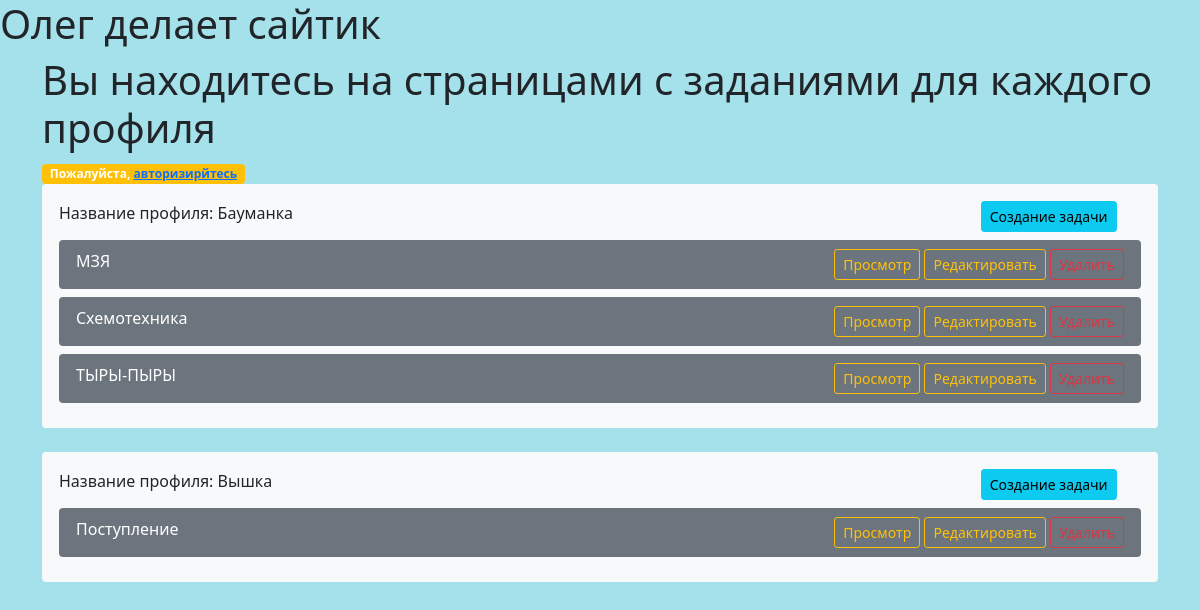
/tasks/, run on the app's committed database.
### tasks/models.py (models this page shows, shortened)
class Profile(models.Model):
    title = models.CharField(max_length=100)
    phone = models.CharField(max_length=20)
    email = models.EmailField(null=True, blank=True)
    address = models.TextField(null=True, blank=True)
    class Meta:
        verbose_name = 'Профиль компании'
        verbose_name_plural = 'Профили компаний'

class Task(models.Model):
    status_varient = [('New','Новая'),('In_work','В работе'),('Done','Завершена')]
    title = models.CharField(max_length=100)
    description = models.TextField(null=True, blank=True,)
    created_at = models.DateTimeField(auto_now_add=True)
    profile = models.ForeignKey(Profile, related_name='tasks', on_delete=models.CASCADE)
    status = models.CharField(max_length=20, choices=status_varient, default='Новая',)

### tasks/views.py (the view)
# urls.py: path('', control.index, name='index'),
def index(request):
    profiles = Profile.objects.all()
    context = {
        'title': 'Tasks Page',
        'message': 'Вы находитесь на страницами с заданиями для каждого профиля',
        'profiles': profiles,
        'page': 'main',
    }
    return render(request, 'tasks/index.html', context)

### tasks/templates/tasks/index.html
{% extends "tasks/base.html" %}
{% block content %}
<body>
  <div class="container">
    <h1>
      {{ message }}
    </h1>
    {% if request.user.is_superuser %}
      <span class="badge bg-secondary">Пользователь админ</span>
      <a href="/admin/" class="btn btn-sm btn-primary" target="_blank">Перейти в админку</a>
    {% else %}
      <span class="badge bg-warning">Пожалуйста,
        <a href="/admin/" target="_blank">авторизирйтесь</a>
      </span>
    {% endif %}
  </div>
  <div class="container">
    {% for profile in profiles %}
    <div class="alert bg-light mb-4">
      <div class="row">
        <div class="col-md-10">
          <p class="mb-0">Название профиля: {{ profile.title }}</p>
        </div>
        <div class="col-md-2 text-right">
          <a class="btn btn-sm btn-info" href="{% url 'task-create' profile_pk=profile.pk %}">Создание задачи</a>
        </div>
      </div>
      {% if profile.tasks.all %}
      <div class="mt-2">
        {% for task in profile.tasks.all %}
        <div class="alert bg-secondary text-white d-flex justify-content-between mb-2 py-2 px-3">
          <div>
            {{ task.title }}
          </div>
          <div>
            <a class="btn btn-sm btn-outline-warning" href="{% url 'task-read' task.pk %}">Просмотр</a>
            <a class="btn btn-sm btn-outline-warning" href="{% url 'task-update' task.pk %}">Редактировать</a>
            <a class="btn btn-sm btn-outline-danger" href="{% url 'task-delete' task.pk %}">Удалить</a>
          </div>
        </div>
        {% endfor %}
      </div>
      {% else %}
      <p>У этого профиля нет заданий</p>
      {% endif %}
    </div>
    {% endfor %}
  </div>
</body>
{% endblock content %}

### tasks/static/tasks/css/styles.css (style rules this page uses)
body { background-color: rgba(164, 225, 234, 0.994); }

### data on the page
Profile: title "Бауманка"
Task: title "МЗЯ"
Task: title "Схемотехника"
Task: title "ТЫРЫ-ПЫРЫ"
Profile: title "Вышка"
Task: title "Поступление"

### other printed values
{{ message }} "Вы находитесь на страницами с заданиями для каждого профиля"
